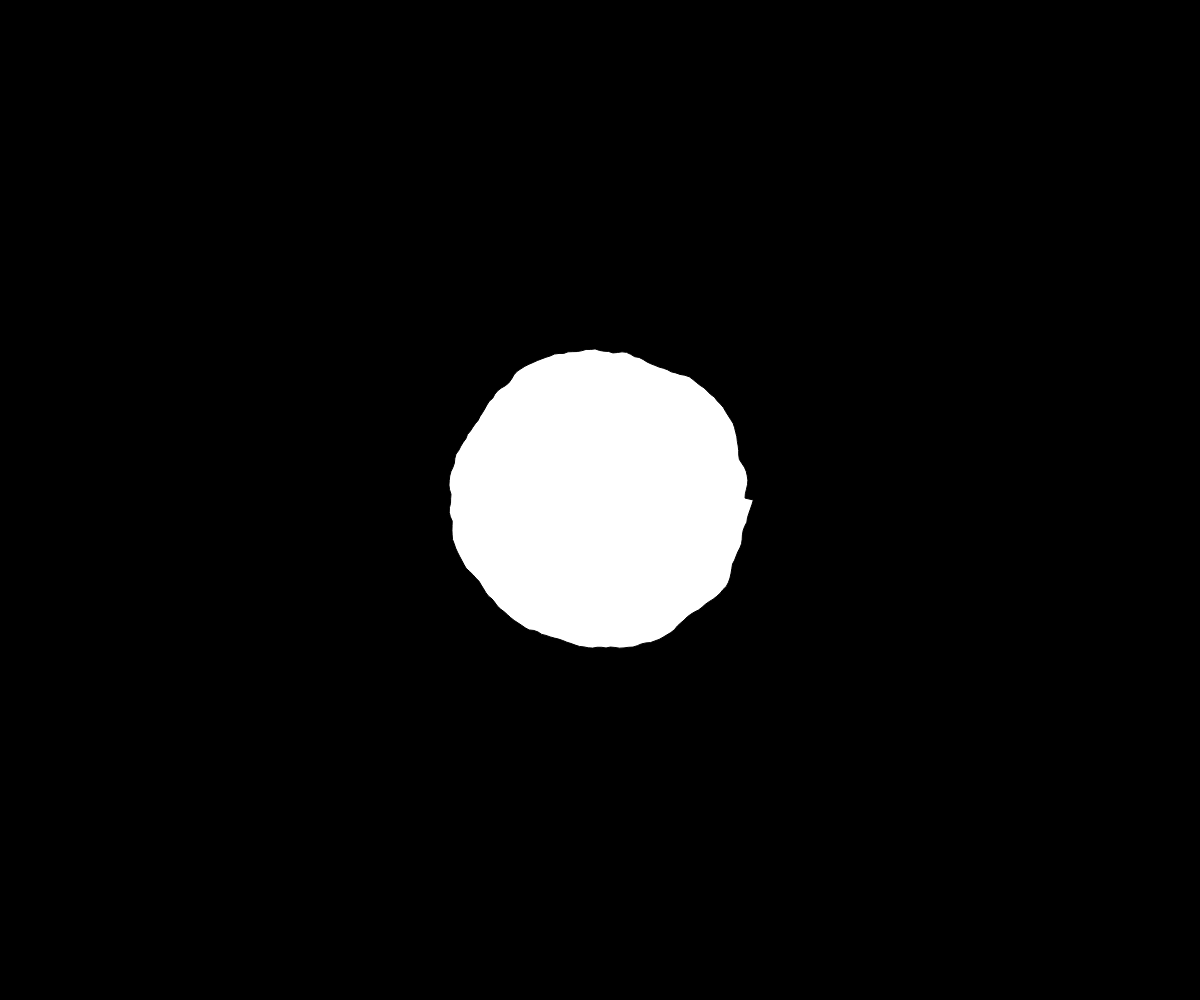
Frame 1 (no input)
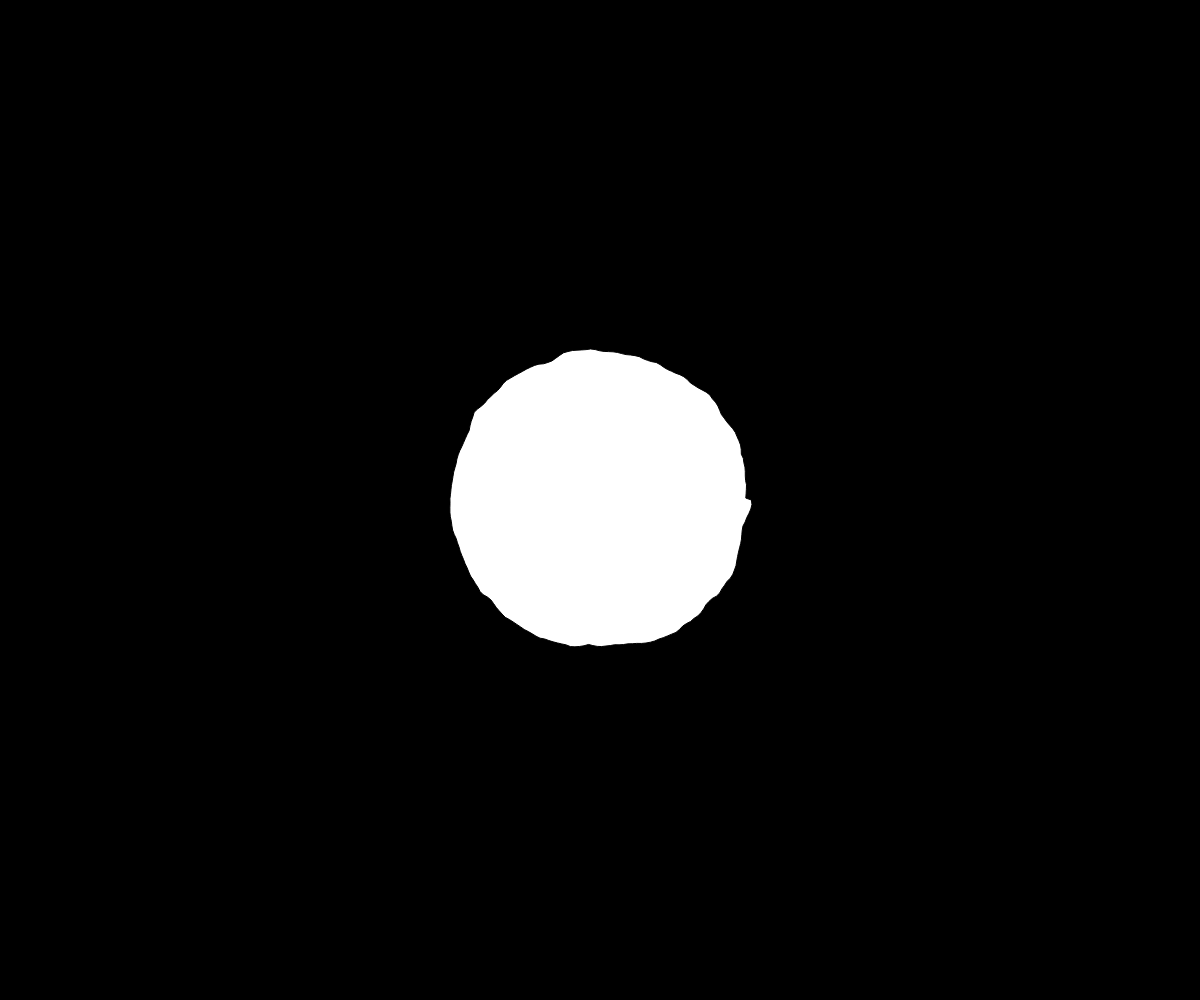
Frame 60 (no input)
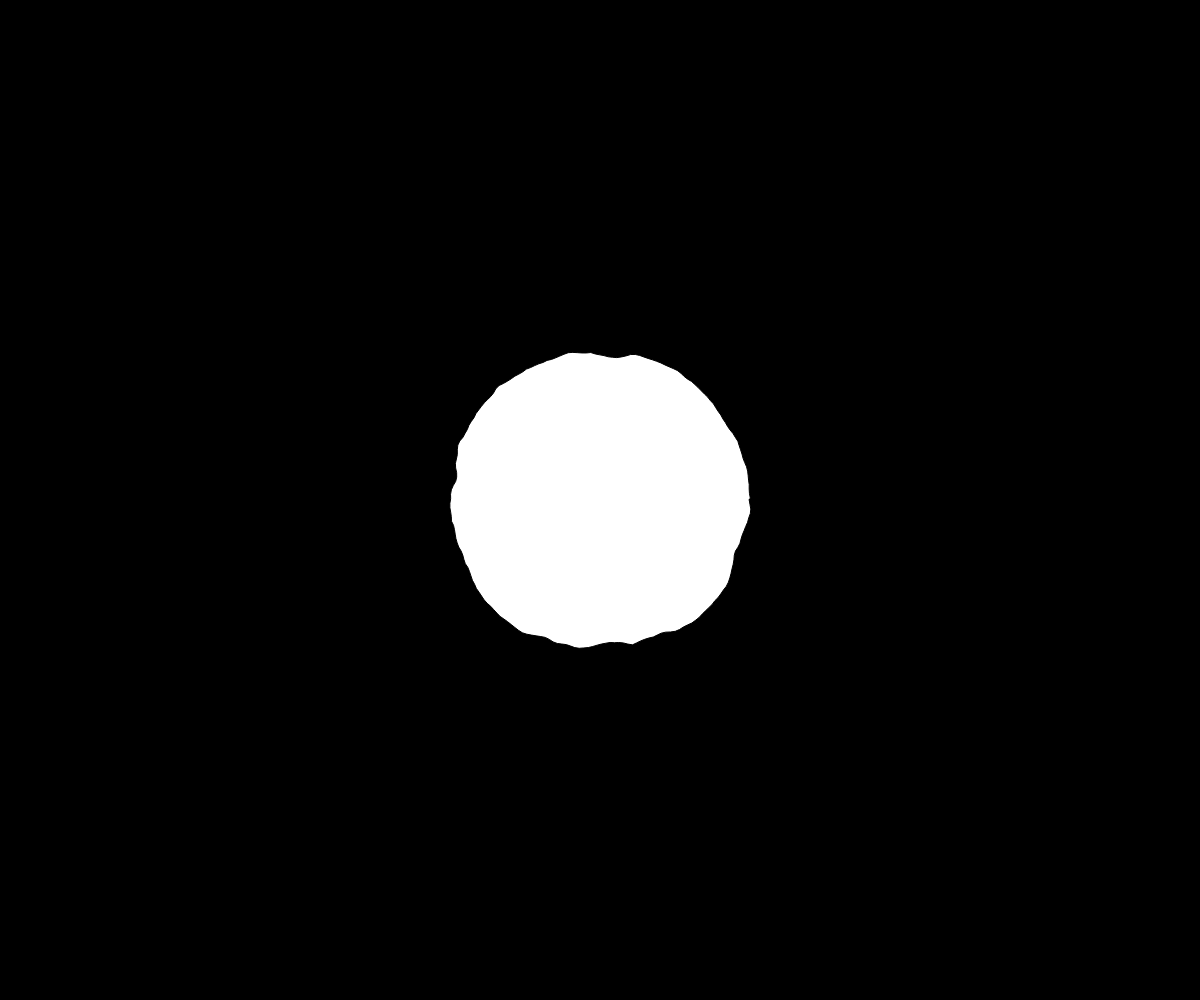
Frame 120 (the mouse pressed at the canvas centre since frame 60)

The p5.js sketch that drew these frames (run headless with seeded random() and noise() and a simulated clock; from frame 60 on, the mouse is pressed at the canvas centre):

// p5.js sketch
// ── sketch.js
const CIRCLE_RADIUS = 150
const PREC_POINTS = 0.03
const X_OFFSET = 0.1
const Y_OFFSET = 0.01

let yoff = 0

function setup() {
  createCanvas(windowWidth, windowHeight)
}

function draw() {
  background(0)
  translate(width / 2, height / 2)

  beginShape()
    // This change by PREC_POINT
    let xoff = 0
    for (let angle = 0; angle <= TWO_PI; angle += PREC_POINTS) {
      let offset = map(noise(xoff, yoff), 0, 1, -10, 10)
      let r = CIRCLE_RADIUS + offset
      let x = r * cos(angle)
      let y = r * sin(angle)
      vertex(x, y)
      xoff += X_OFFSET
    }
  endShape(CLOSE)

  // This changes over time
  yoff += Y_OFFSET
}
